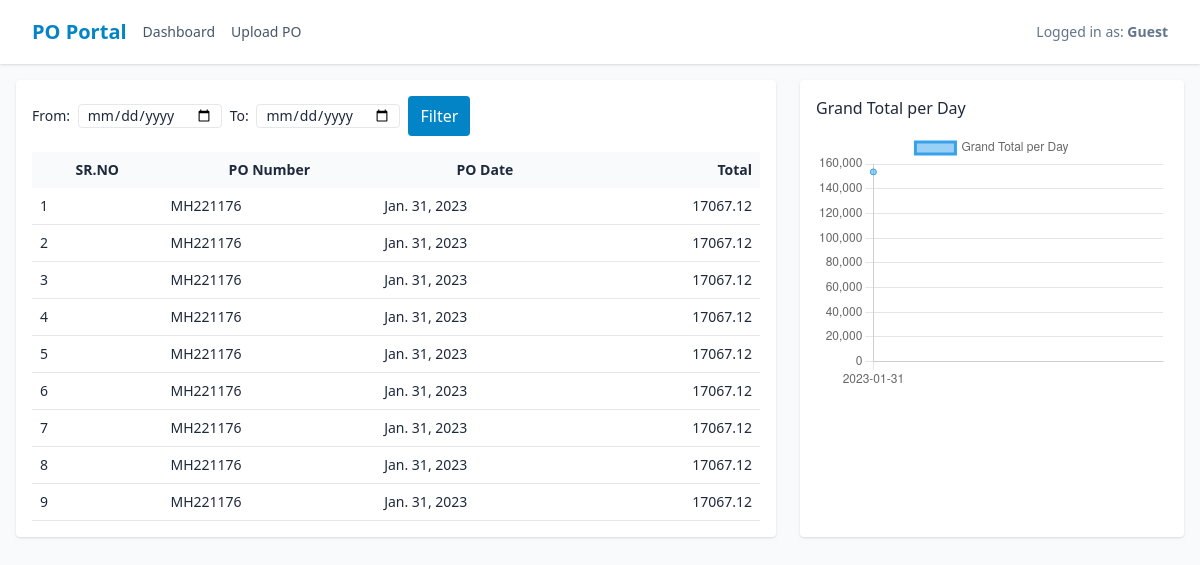
Before: /api/invoices/ with the older database file.
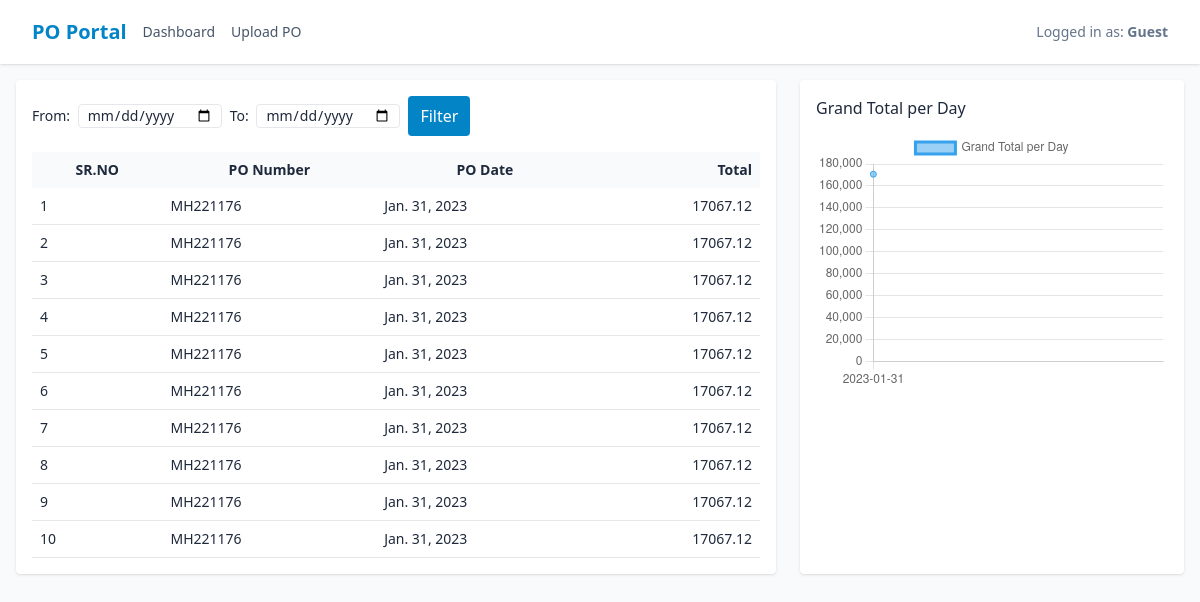
After: the same page with the newer database file.
### invoices/models.py (models this page shows, shortened)
class PurchaseOrder(models.Model):
    po_number = models.CharField(max_length=64, db_index=True)
    po_date = models.DateField(null=True, blank=True)
    grand_total = models.DecimalField(max_digits=14, decimal_places=2, null=True, blank=True)
    source_file = models.FileField(upload_to="po_uploads/")
    created_at = models.DateTimeField(auto_now_add=True)
    class Meta:
        indexes = [
            models.Index(fields=["po_number"]),
            models.Index(fields=["po_date"]),
            models.Index(fields=["created_at"]),
        ]

### invoices/views.py (the view)
# urls.py: path("", dashboard_view, name="dashboard"),
def dashboard_view(request):
    date_from = request.GET.get("from")
    date_to = request.GET.get("to")
    qs = PurchaseOrder.objects.all().order_by("-created_at")
    parsed_from = parse_date(date_from) if date_from else None
    parsed_to = parse_date(date_to) if date_to else None
    if parsed_from:
        qs = qs.filter(po_date__gte=parsed_from)
    if parsed_to:
        qs = qs.filter(po_date__lte=parsed_to)
    cache_key = f"po_agg:{date_from}:{date_to}"
    agg = cache.get(cache_key)
    if agg is None:
        agg = (
            qs.values("po_date")
              .annotate(total_per_day=Sum("grand_total"))
              .order_by("po_date")
        )
        agg = list(agg)
        agg = convert_for_json(agg)
        cache.set(cache_key, agg, timeout=60)
    return render(request, "invoices/dashboard.html", {
        "orders": qs[:500],
        "agg": json.dumps(agg),
        "filter_from": date_from or "",
        "filter_to": date_to or "",
    })

### invoices/views.py (called while the page is built)
def convert_for_json(obj):
    if isinstance(obj, dict):
        return {k: convert_for_json(v) for k, v in obj.items()}
    elif isinstance(obj, list):
        return [convert_for_json(i) for i in obj]
    elif isinstance(obj, (datetime.date, datetime.datetime)):
        return obj.isoformat()
    elif isinstance(obj, Decimal):
        return float(obj)
    else:
        return obj

### invoices/templates/invoices/dashboard.html (shortened to what this page needs)
{% extends "invoices/base.html" %}
{% block content %}
<div class="flex flex-col lg:flex-row gap-6">
  <div class="flex-1 bg-white p-4 rounded shadow">
    <div class="flex items-center justify-between gap-4 mb-4">
      <form method="get" class="flex items-center gap-2">
        <label class="text-sm">From:
          <input type="date" name="from" value="{{ request.GET.from }}" class="ml-1 border rounded px-2" />
        </label>
        <label class="text-sm">To:
          <input type="date" name="to" value="{{ request.GET.to }}" class="ml-1 border rounded px-2" />
        </label>
        <button class="px-3 py-2 bg-sky-600 text-white rounded">Filter</button>
      </form>
    </div>
    <table class="min-w-full text-sm">
      <thead class="bg-slate-50">
        <tr>
          <th class="p-2">SR.NO</th>
          <th class="p-2">PO Number</th>
          <th class="p-2">PO Date</th>
          <th class="p-2 text-right">Total</th>
        </tr>
      </thead>
      <tbody>
        {% for o in orders %}
        <tr class="border-b">
          <td class="p-2">{{ forloop.counter }}</td>
          <td class="p-2">{{ o.po_number }}</td>
          <td class="p-2">{{ o.po_date }}</td>
          <td class="p-2 text-right">{{ o.grand_total }}</td>
        </tr>
        {% empty %}
          <tr><td colspan="4" class="p-4 text-center">No records yet.</td></tr>
        {% endfor %}
      </tbody>
    </table>
  </div>
  <div class="w-full lg:w-96 bg-white p-4 rounded shadow">
    <h3 class="font-medium mb-3">Grand Total per Day</h3>
    <canvas id="poChart" height="220"></canvas>
  </div>
</div>
{% endblock %}
{% block scripts %}
<script>
  // Chart Data
  const agg = {{ agg|safe }};
  const labels = agg.map(x => x.po_date || "Unknown");
  const values = agg.map(x => x.total_per_day || 0);
  const ctx = document.getElementById("poChart").getContext("2d");
  new Chart(ctx, {
    type: "line",
    data: {
      labels,
      datasets: [{
        label: "Grand Total per Day",
        data: values,
        fill: true,
        tension: 0.3
      }]
    },
    options: { scales: { y: { beginAtZero: true } } }
  });
</script>
{% endblock %}

Changed rows visible on the page:
added PurchaseOrder: po_number "MH221176", po_date "Jan. 31, 2023", grand_total "17067.12"
Other visible differences:
chart data {{ agg|safe }}: [{"po_date": "2023-01-31", "total_per_day": 153604.08}] → [{"po_date": "2023-01-31", "total_per_day": 170671.2}]
